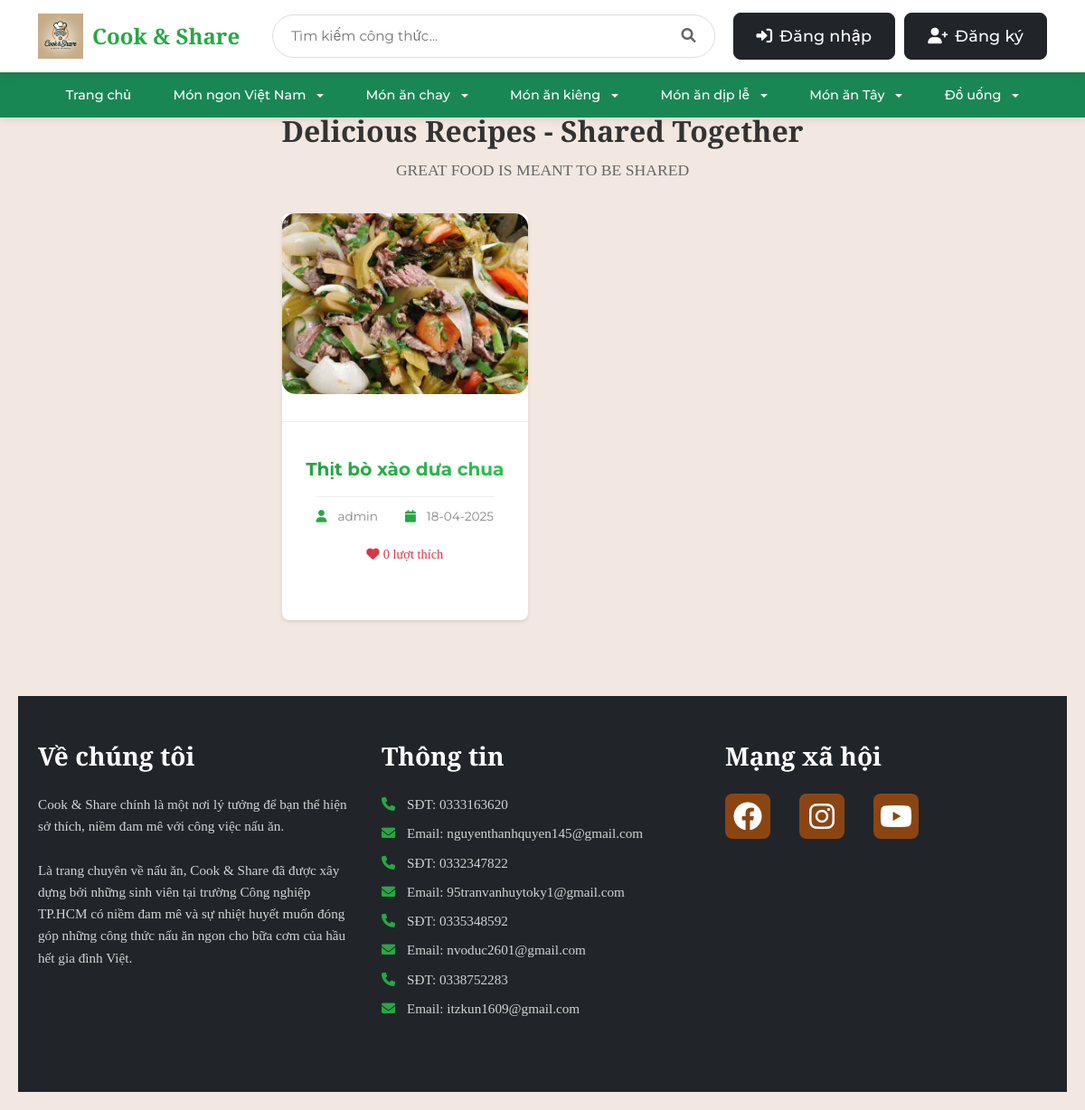
Before: / with the older database file.
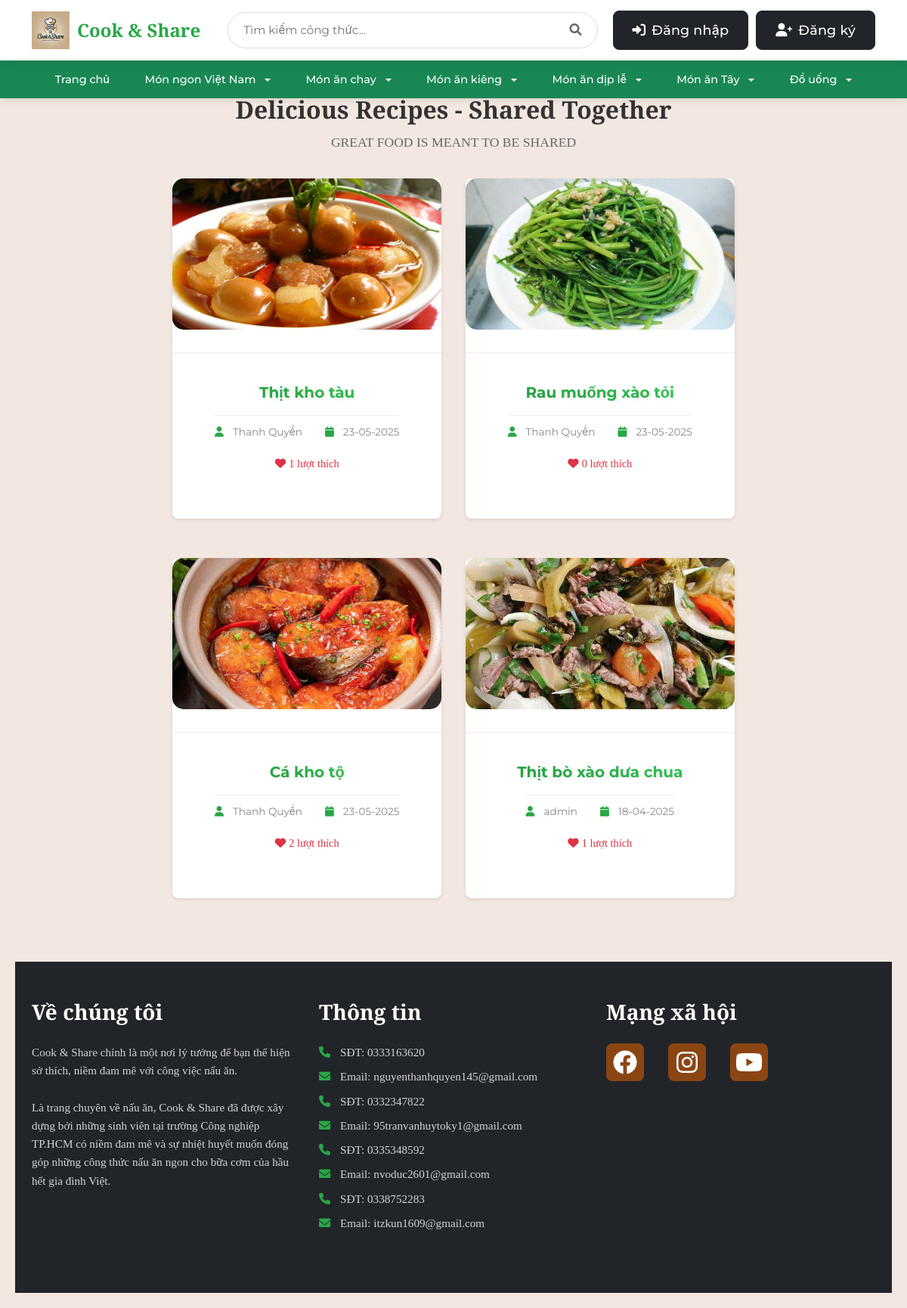
After: the same page with the newer database file.
### tables this page shows
CREATE TABLE blog_images (
    id INTEGER PRIMARY KEY AUTOINCREMENT,
    post_id INTEGER NOT NULL,
    image_path TEXT NOT NULL,
    is_main_image BOOLEAN DEFAULT 0,
    created TIMESTAMP NOT NULL DEFAULT CURRENT_TIMESTAMP,
    FOREIGN KEY (post_id) REFERENCES post (id) ON DELETE CASCADE
);

CREATE TABLE post (
    id INTEGER PRIMARY KEY AUTOINCREMENT,
    author_id INTEGER NOT NULL,
    created TIMESTAMP NOT NULL DEFAULT CURRENT_TIMESTAMP,
    title TEXT NOT NULL,
    description TEXT,
    ingredients TEXT NOT NULL,
    instructions TEXT NOT NULL,
    cooking_time INTEGER DEFAULT 0,
    servings INTEGER DEFAULT 1,
    FOREIGN KEY (author_id) REFERENCES user (id)
);

CREATE TABLE user (
    id INTEGER PRIMARY KEY AUTOINCREMENT,
    username TEXT UNIQUE NOT NULL,
    password TEXT NOT NULL,
    email TEXT UNIQUE NOT NULL,
    created TIMESTAMP NOT NULL DEFAULT CURRENT_TIMESTAMP,
    avatar_path TEXT,
    role TEXT NOT NULL DEFAULT 'user',
    is_blocked BOOLEAN NOT NULL DEFAULT 0,
    gender TEXT,
    birthdate DATE,
    phone TEXT
);

### share_recipe/blog.py (the view)
@bp.route('/', methods=('GET',))
def index():
    db = get_db()
    page = request.args.get('page', 1, type=int)
    per_page = 9
    offset = (page - 1) * per_page
    posts = db.execute(
        'SELECT p.id, p.title, p.created, p.author_id, '
        'u.username, bi.image_path, '
        '(SELECT COUNT(*) FROM favorites f WHERE f.post_id = p.id) as like_count '
        'FROM post p '
        'JOIN user u ON p.author_id = u.id '
        'LEFT JOIN blog_images bi ON p.id = bi.post_id AND bi.is_main_image = 1 '
        'ORDER BY p.created DESC '
        'LIMIT ? OFFSET ?',
        (per_page, offset)
    ).fetchall()
    posts = [dict(post) for post in posts]
    total_posts = db.execute('SELECT COUNT(*) FROM post').fetchone()[0]
    total_pages = (total_posts + per_page - 1) // per_page
    return render_template('blog/index.html',
                         posts=posts,
                         page=page,
                         total_pages=total_pages)

### share_recipe/templates/blog/index.html (shortened to what this page needs)
{% extends 'base.html' %}
{% block content %}
<div class="search-results-container">
    <div class="search-header">
        <h1>Delicious Recipes - Shared Together</h1>
        <p>GREAT FOOD IS MEANT TO BE SHARED</p>
    </div>
    <div class="recipe-grid">
        {% for post in posts[:9] %}
            <div class="recipe-card">
                <a href="{{ url_for('blog.detail', id=post['id']) }}" class="recipe-link">
                    <div class="recipe-image">
                        {% if post.image_path %}
                            <img src="{{ url_for('static', filename=post.image_path) }}" alt="{{ post['title'] }}">
                        {% else %}
                            <img src="{{ url_for('static', filename='default-recipe.jpg') }}" alt="{{ post['title'] }}">
                        {% endif %}
                    </div>
                    <div class="recipe-info">
                        <h2 class="recipe-title">{{ post['title'] }}</h2>
                        <div class="recipe-meta">
                            <span class="author">
                                <i class="fas fa-user"></i> {{ post['username'] }}
                            </span>
                            <span class="date">
                                <i class="fas fa-calendar"></i> {{ post['created'].strftime('%d-%m-%Y') }}
                            </span>
                        </div>
                        <div class="recipe-stats">
                            <span class="likes">
                                <i class="fas fa-heart"></i> {{ post['like_count'] }} lượt thích
                            </span>
                        </div>
                    </div>
                </a>
            </div>
        {% endfor %}
    </div>
</div>
{% endblock %}

### share_recipe/templates/base.html (shortened to what this page needs)
<!DOCTYPE html>
<html>
<head>
    <link rel="stylesheet" href="https://cdn.jsdelivr.net/npm/bootstrap@5.3.0/dist/css/bootstrap.min.css">
    <link rel="stylesheet" href="https://cdnjs.cloudflare.com/ajax/libs/font-awesome/6.0.0/css/all.min.css">
    {% block head %}
    <link rel="stylesheet" href="{{ url_for('static', filename='base.css') }}">
    <link rel="stylesheet" href="{{ url_for('static', filename='login.css') }}">
    <link rel="stylesheet" href="{{ url_for('static', filename='register.css') }}">
    <link rel="stylesheet" href="{{ url_for('static', filename='index.css') }}">
    <link rel="stylesheet" href="{{ url_for('static', filename='detail.css') }}">
    {% endblock %}
</head>
<body>
    <nav class="navbar navbar-expand-lg">
        <div class="container">
            <a class="navbar-brand" href="{{ url_for('blog.index') }}">
                <img src="{{ url_for('static', filename='uploads/logo/Logo_home.webp') }}" alt="Cook & Share" style="height: 50px;">
                <span class="brand-text">Cook & Share</span>
            </a>
            <div class="search-container">
                <form action="{{ url_for('blog.search') }}" method="get" class="search-box">
                    <input type="text" name="q" class="search-input" placeholder="Tìm kiếm công thức..." value="{{ request.args.get('q', '') }}">
                    <button type="submit" class="search-button">
                        <i class="fas fa-search"></i>
                    </button>
                </form>
            </div>
            <div class="user-actions">
                {% if g.user %}
                    <a href="{{ url_for('blog.create') }}" class="btn btn-dark btn-custom" title="Tạo công thức mới">
                        <i class="fas fa-plus"></i>
                    </a>
                    <div class="dropdown">
                        <button class="btn btn-dark btn-custom dropdown-toggle" type="button" id="userDropdown" data-bs-toggle="dropdown" aria-expanded="false">
                            {% if g.user.avatar_path %}
                                <img src="{{ url_for('static', filename=g.user.avatar_path) }}" class="user-avatar" alt="Avatar">
                            {% else %}
                                <i class="fas fa-user"></i>
                            {% endif %}
                            {{ g.user['username'] }}
                        </button>
                        <ul class="dropdown-menu dropdown-menu-end" aria-labelledby="userDropdown">
                            <li>
                                <a class="dropdown-item" href="{{ url_for('auth.profile') }}">
                                    <i class="fas fa-user-circle"></i> Hồ sơ của tôi
                                </a>
                            </li>
                            {% if g.user['role'] == 'admin' %}
                                <li>
                                    <a class="dropdown-item" href="{{ url_for('admin.dashboard') }}">
                                        <i class="fas fa-dashboard"></i> Quản lý
                                    </a>
                                </li>
                            {% endif %}
                            <li>
                                <a class="dropdown-item" href="{{ url_for('blog.favorites') }}">
                                    <i class="fas fa-heart"></i> Công thức yêu thích
                                </a>
                            </li>
                            <li>
                                <a class="dropdown-item" href="{{ url_for('blog.saved_recipes') }}">
                                    <i class="fas fa-bookmark"></i> Công thức đã lưu
                                </a>
                            </li>
                            <li><hr class="dropdown-divider"></li>
                            <li>
                                <a class="dropdown-item" href="{{ url_for('auth.logout') }}">
                                    <i class="fas fa-sign-out-alt"></i> Đăng xuất
                                </a>
                            </li>
                        </ul>
                    </div>
                {% else %}
                    <a href="{{ url_for('auth.login') }}" class="btn btn-dark btn-custom">
                        <i class="fas fa-sign-in-alt"></i> Đăng nhập
                    </a>
                    <a href="{{ url_for('auth.register') }}" class="btn btn-dark btn-custom">
                        <i class="fas fa-user-plus"></i> Đăng ký
                    </a>
                {% endif %}
            </div>
        </div>
    </nav>
    <nav class="navbar navbar-expand-lg bg-success">
        <div class="container">
            <div class="collapse navbar-collapse justify-content-center" id="categoryNav">
                <ul class="navbar-nav">
                    <li class="nav-item">
                        <a class="nav-link text-white" href="{{ url_for('blog.index') }}">Trang chủ</a>
                    </li>
                    <li class="nav-item dropdown">
                        <a class="nav-link text-white dropdown-toggle" href="#" role="button" data-bs-toggle="dropdown" aria-expanded="false">
                            Món ngon Việt Nam
                        </a>
                    </li>
                    <li class="nav-item dropdown">
                        <a class="nav-link text-white dropdown-toggle" href="#" role="button" data-bs-toggle="dropdown" aria-expanded="false">
                            Món ăn chay
                        </a>
                    </li>
                    <li class="nav-item dropdown">
                        <a class="nav-link text-white dropdown-toggle" href="#" role="button" data-bs-toggle="dropdown" aria-expanded="false">
                            Món ăn kiêng
                        </a>
                    </li>
                    <li class="nav-item dropdown">
                        <a class="nav-link text-white dropdown-toggle" href="#" role="button" data-bs-toggle="dropdown" aria-expanded="false">
                            Món ăn dịp lễ
                        </a>
                    </li>
                    <li class="nav-item dropdown">
                        <a class="nav-link text-white dropdown-toggle" href="#" role="button" data-bs-toggle="dropdown" aria-expanded="false">
                            Món ăn Tây
                        </a>
                    </li>
                    <li class="nav-item dropdown">
                        <a class="nav-link text-white dropdown-toggle" href="#" role="button" data-bs-toggle="dropdown" aria-expanded="false">
                            Đồ uống
                        </a>
                    </li>
                </ul>
            </div>
        </div>
    </nav>
    <div class="main-container">
        <div class="content">
            {% block content %}{% endblock %}
        </div>
    </div>
    <footer class="footer bg-dark text-white py-5">
        <div class="container">
            <div class="row">
                <div class="col-md-4 mb-4">
                    <h2 class="footer-heading mb-4">Về chúng tôi</h2>
                    <p>Cook & Share chính là một nơi lý tưởng để bạn thể hiện sở thích, niềm đam mê với công việc nấu ăn.</p>
                    <p>Là trang chuyên về nấu ăn, Cook & Share đã được xây dựng bởi những sinh viên tại trường Công nghiệp TP.HCM có niềm đam mê và sự nhiệt huyết muốn đóng góp những công thức nấu ăn ngon cho bữa cơm của hầu hết gia đình Việt.</p>
                </div>
                <div class="col-md-4 mb-4">
                    <h2 class="footer-heading mb-4">Thông tin</h2>
                    <div class="contact-info">
                        <p><i class="fas fa-phone me-2"></i>SĐT: 0333163620</p>
                        <p><i class="fas fa-envelope me-2"></i>Email: nguyenthanhquyen145@gmail.com</p>
                        <p><i class="fas fa-phone me-2"></i>SĐT: 0332347822</p>
                        <p><i class="fas fa-envelope me-2"></i>Email: 95tranvanhuytoky1@gmail.com</p>
                        <p><i class="fas fa-phone me-2"></i>SĐT: 0335348592</p>
                        <p><i class="fas fa-envelope me-2"></i>Email: nvoduc2601@gmail.com</p>
                        <p><i class="fas fa-phone me-2"></i>SĐT: 0338752283</p>
                        <p><i class="fas fa-envelope me-2"></i>Email: itzkun1609@gmail.com</p>
                    </div>
                </div>
                <div class="col-md-4 mb-4">
                    <h2 class="footer-heading mb-4">Mạng xã hội</h2>
                    <div class="social-links">
                        <a href="https://web.facebook.com/thah.wuyen/" class="social-link me-3">
                            <i class="fab fa-facebook fa-2x"></i>
                        </a>
                        <a href="https://www.instagram.com/_thah.wuyen_js/" class="social-link me-3">
                            <i class="fab fa-instagram fa-2x"></i>
                        </a>
                        <a href="https://www.youtube.com/@silverbullets8727" class="social-link">
                            <i class="fab fa-youtube fa-2x"></i>
                        </a>
                    </div>
                </div>
            </div>
        </div>
    </footer>
</body>
</html>

Changed rows visible on the page:
added blog_images: image_path (picture), title "Thịt kho tàu", username "Thanh Quyền", created "23-05-2025", like_count "1"
added blog_images: image_path (picture), title "Rau muống xào tỏi", username "Thanh Quyền", created "23-05-2025", like_count "0"
added blog_images: image_path (picture), title "Cá kho tộ", username "Thanh Quyền", created "23-05-2025", like_count "2"
computed for blog_images "Thịt bò xào dưa chua": like_count "0" → "1"
